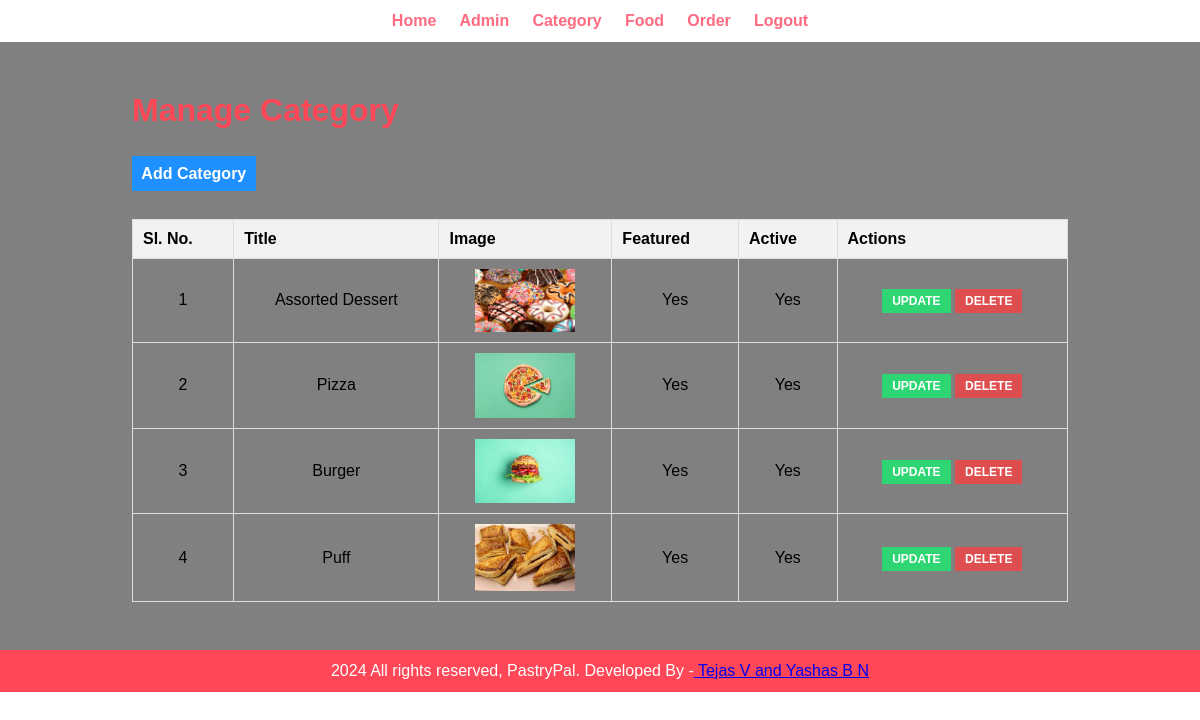
The app's page /admin/manage-category.php (signed in) with its own data.
### tables this page shows
CREATE TABLE `tbl_category` (
  `id` int(10) UNSIGNED NOT NULL,
  `title` varchar(100) NOT NULL,
  `image_name` varchar(255) NOT NULL,
  `featured` varchar(10) NOT NULL,
  `active` varchar(10) NOT NULL
);

### admin/manage-category.php (the view, shortened to what this page needs)
<?php include('partials/menu.php'); ?>
<div class="main-content">
    <div class="wrapper">
        <h1>Manage Category</h1>
        <br>
        <br>
        <a href="<?php echo SITEURL; ?>admin/add-category.php" class="btn-primary">Add Category</a>
        <br><br><br>
        <table class="tbl-full" style="border-collapse: collapse; width: 100%; text-align: center;">
            <tr style="background-color: #f2f2f2;">
                <th style="padding: 10px; border: 1px solid #dddddd;">Sl. No.</th>
                <th style="padding: 10px; border: 1px solid #dddddd;">Title</th>
                <th style="padding: 10px; border: 1px solid #dddddd;">Image</th>
                <th style="padding: 10px; border: 1px solid #dddddd;">Featured</th>
                <th style="padding: 10px; border: 1px solid #dddddd;">Active</th>
                <th style="padding: 10px; border: 1px solid #dddddd;">Actions</th>
            </tr>
            <?php
            $sql = "SELECT * FROM tbl_category";
            $res = mysqli_query($conn, $sql);
            if($res == TRUE) {
                $count = mysqli_num_rows($res);
                $sn = 1;
                if($count > 0) {
                    while($rows = mysqli_fetch_assoc($res)) {
                        $id = $rows['id'];
                        $title = $rows['title'];
                        $image_name = $rows['image_name'];
                        $featured = $rows['featured'];
                        $active = $rows['active'];
                        ?>
                        <tr>
                            <td style="padding: 10px; border: 1px solid #dddddd;"><?php echo $sn++; ?></td>
                            <td style="padding: 10px; border: 1px solid #dddddd;"><?php echo $title ?></td>
                            <td style="padding: 10px; border: 1px solid #dddddd;">
                                <?php
                                if($image_name != '') {
                                    ?>
                                    <img src="<?php echo SITEURL; ?>images/category/<?php echo $image_name; ?>" width="100px">
                                    <?php
                                } else {
                                    echo "<div class='error'>Image not added.</div>";
                                }
                                ?>
                            </td>
                            <td style="padding: 10px; border: 1px solid #dddddd;"><?php echo $featured; ?></td>
                            <td style="padding: 10px; border: 1px solid #dddddd;"><?php echo $active; ?></td>
                            <td style="padding: 10px; border: 1px solid #dddddd;">
                                <a href="<?php echo SITEURL; ?>admin/update-category.php?id=<?php echo $id; ?>" class="btn-secondary" style="padding: 5px 10px; font-size: 12px;">UPDATE</a>
                                <a href="<?php echo SITEURL; ?>admin/delete-category.php?id=<?php echo $id; ?>&image_name=<?php echo $image_name; ?>" class="btn-danger" style="padding: 5px 10px; font-size: 12px;">DELETE</a>
                            </td>
                        </tr>
                        <?php
                    }
                } else {
                    ?>
                    <tr>
                        <td colspan="6" style="border: 1px solid #dddddd;"><div class="error">No Category Added.</div></td>
                    </tr>
                    <?php
                }
            }
            ?>
        </table>
    </div>
</div>
<?php include('partials/footer.php') ?>

### css/admin.css (style rules this page uses)
* { margin: 0; padding: 0; font-family: Arial, Helvetica, sans-serif; }
.wrapper { padding: 1%; width: 80%; margin: auto; }
.tbl-full { width:100%; }
table tr th { border-bottom: 1px solid black; padding: 1%; text-align: left; }
.btn-primary { background-color:#1e90ff ; padding: 1%; color: white; text-decoration: none; font-weight: bold; }
.btn-secondary { background-color:#2ed573 ; padding: 1%; color: white; text-decoration: none; font-weight: bold; }
.btn-danger { background-color:rgb(222, 78, 78) ; padding: 1%; color: white; text-decoration: none; font-weight: bold; }
td { padding: 1%; }
.main-content { padding: 3% 0; background-color: grey; }
* { box-sizing: border-box; }
h1 { color: #ff4757; }

### records on screen
tbl_category: title "Assorted Dessert", image_name (picture), featured "Yes", active "Yes"
tbl_category: title "Pizza", image_name (picture), featured "Yes", active "Yes"
tbl_category: title "Burger", image_name (picture), featured "Yes", active "Yes"
tbl_category: title "Puff", image_name (picture), featured "Yes", active "Yes"
